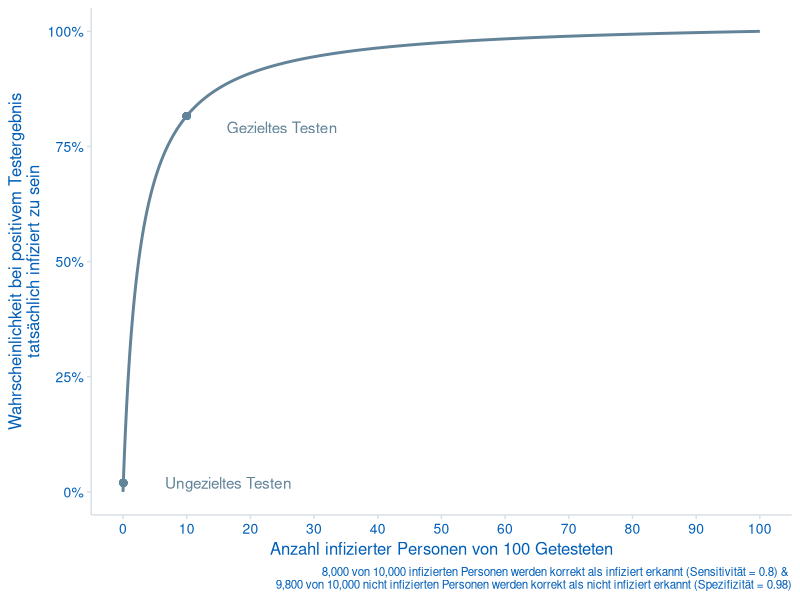
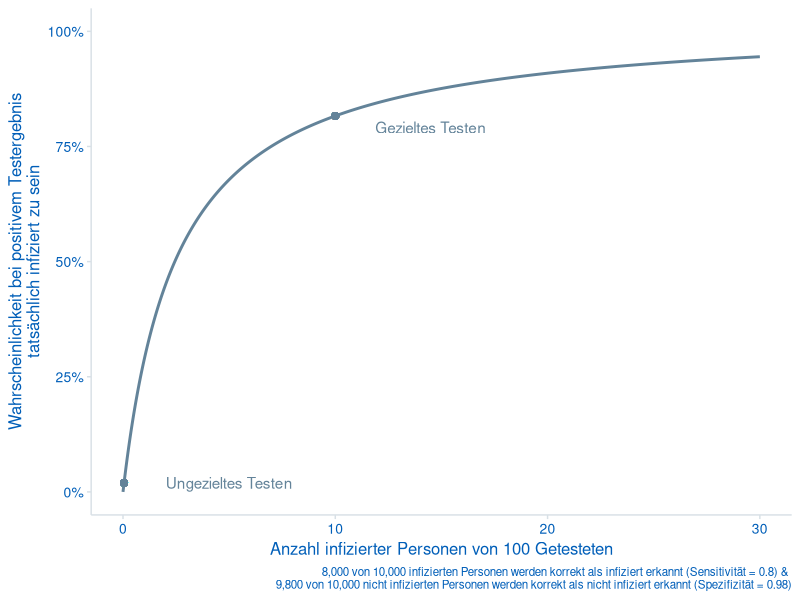
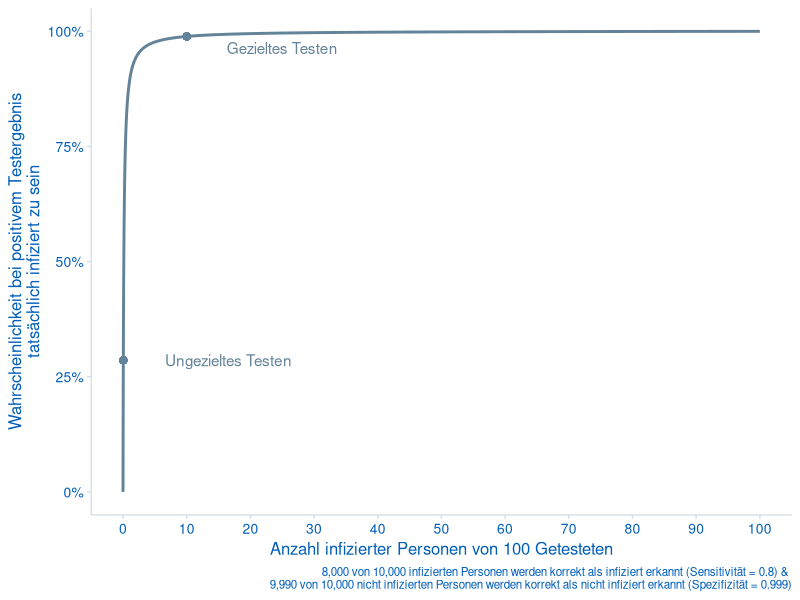
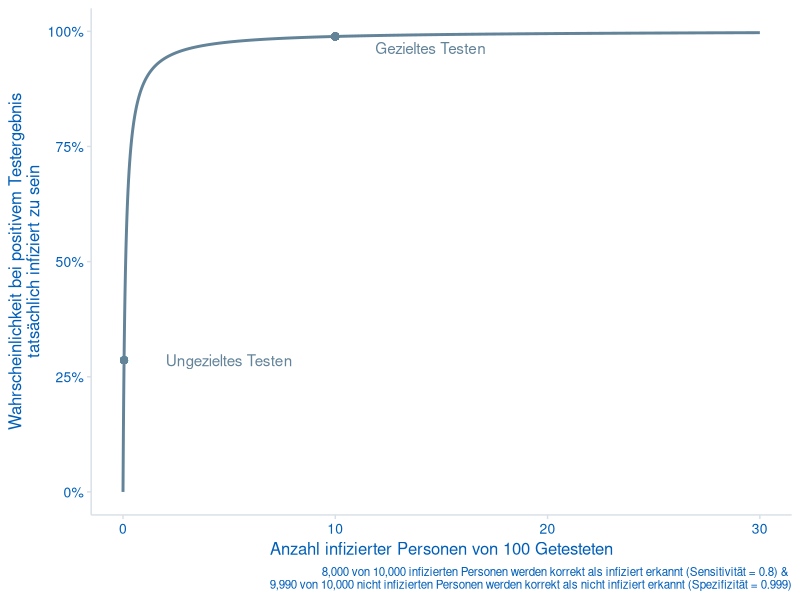
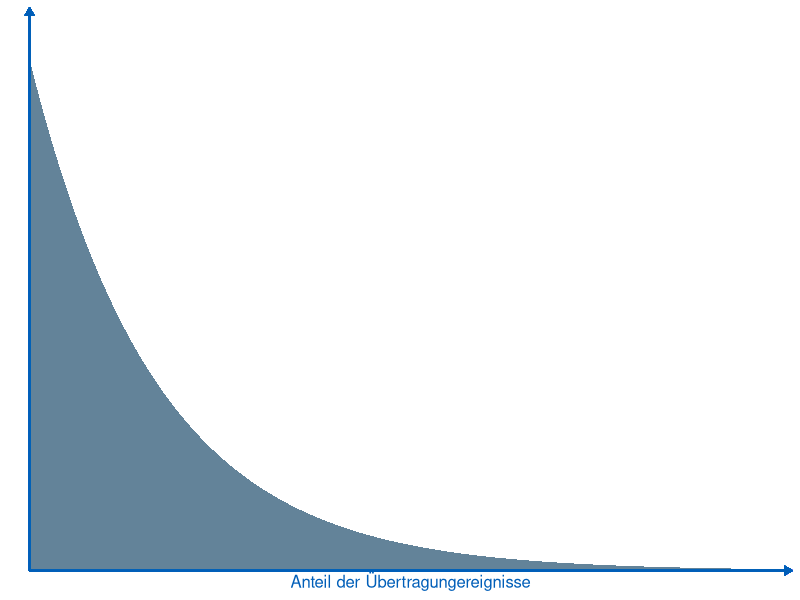
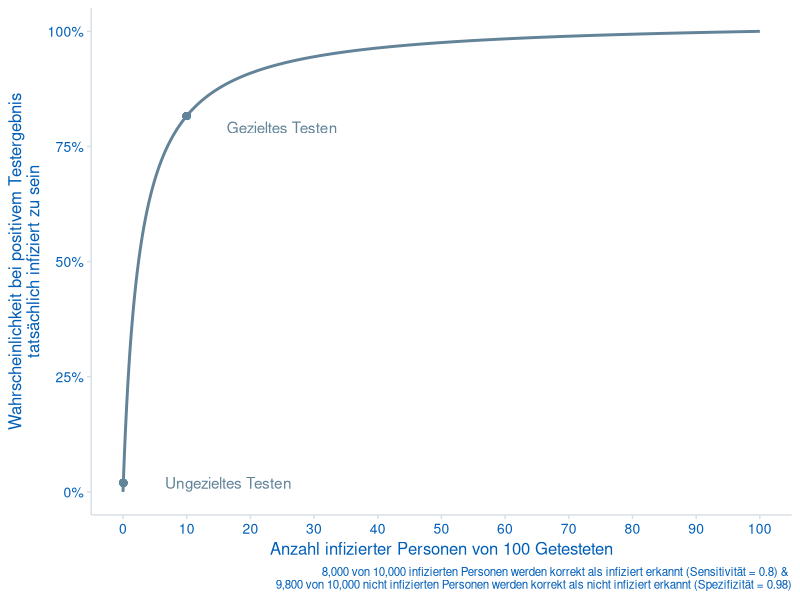
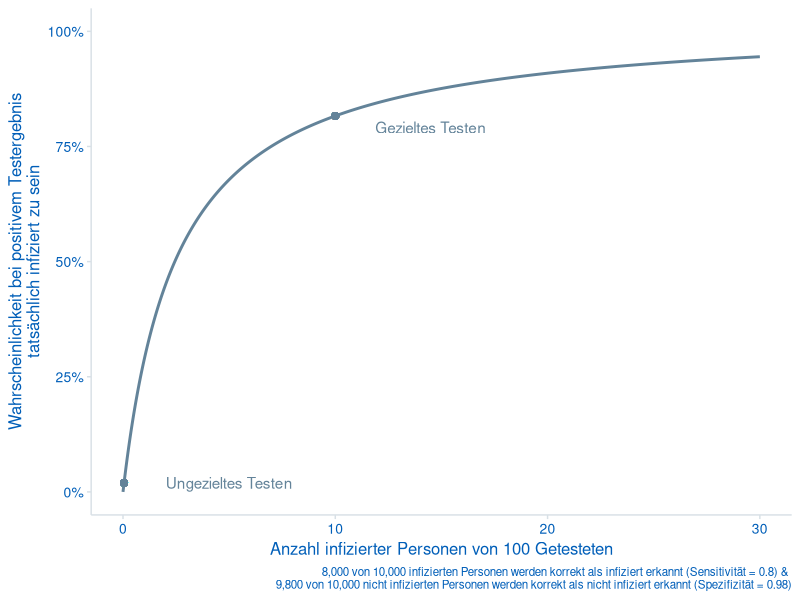
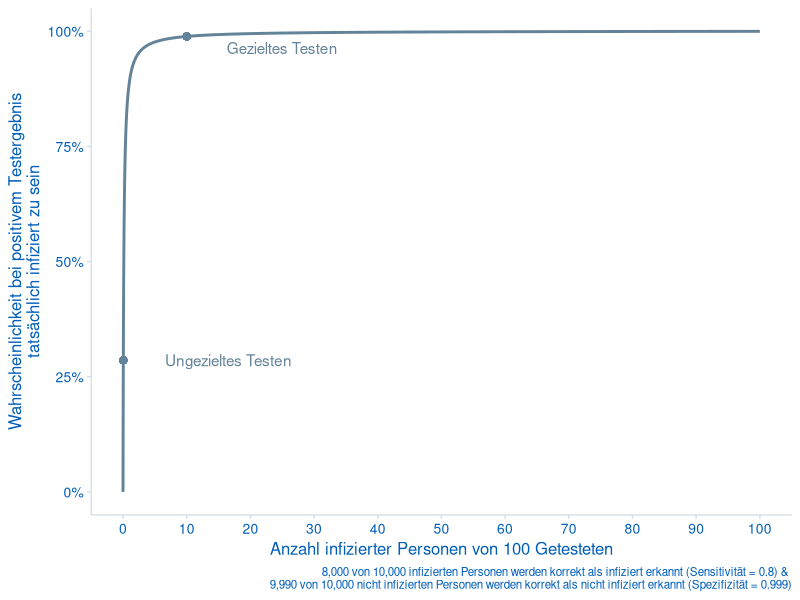

The R source for these figures, in order:
library(tidyverse)
library(cowplot)
library(scales)
library(here)

rkiGrey <- "#638399"
rkiLightGrey <- "#D8E0E6"
rkiBlue <- "#005EB8"

rkiThemeP1 <- function() {
  theme_half_open(font_size = 12,
                  line_size = .5,
                  rel_tiny = .7) %+replace%
    theme(
      title = element_text(color = rkiBlue),
      axis.line = element_line(color = rkiLightGrey),
      axis.text =  element_text(color = rkiBlue,size = 10),
      axis.ticks = element_line(color = rkiLightGrey)
    )
  
}
rkiThemeP1Inv <- function() {
  theme_half_open(font_size = 12,
                  line_size = .5,
                  rel_tiny = .7) %+replace%
    theme(
      title = element_text(color = rkiBlue),
      axis.line = element_line(color = rkiBlue),
      axis.text =  element_text(color = rkiBlue,size = 10),
      axis.ticks = element_line(color = rkiBlue)
    )
  
}


plot_quality <- function(sens,spec,limitX = 1){
  prevalence <- seq (0, 1, .0001)
  sensitivity <- sens
  specificity <- spec
  
  PPV = (sensitivity * prevalence) / ((sensitivity * prevalence) + ((1 - specificity) * (1 - prevalence)))
  df <- tibble(prevalence, PPV)
  
  captionString <- paste0(format(sensitivity*10000,big.mark = ","), " von 10,000 infizierten Personen werden korrekt als infiziert erkannt (Sensitivität = ",sensitivity,") & \n ",
                          format(specificity*10000,big.mark = ",")," von 10,000 nicht infizierten Personen werden korrekt als nicht infiziert erkannt (Spezifizität = ",specificity,")")
  # rapid test full
  ggplot(df) + geom_line(aes(prevalence, PPV), size = 1, color = rkiGrey) +
    scale_x_continuous(labels= seq(0,limitX*100,10),breaks = round(seq(0, limitX, .1), 1),limits = c(0, limitX)) +
    scale_y_continuous(labels = percent, limits = c(0, 1)) +
    annotate("text", prevalence[6] + .165*limitX,PPV[6], label = "Ungezieltes Testen", color = rkiGrey) +
    annotate("text", prevalence[1001] + .15*limitX, PPV[1001] - .025, label = "Gezieltes Testen", color = rkiGrey) +
    geom_point(aes(x = prevalence[6], y = PPV[6]), size = 2, color = rkiGrey) +
    geom_point(aes(x = prevalence[1001], y = PPV[1001]), size = 2, color = rkiGrey) +
    labs(x = "Anzahl infizierter Personen von 100 Getesteten",
         y = "Wahrscheinlichkeit bei positivem Testergebnis\ntatsächlich infiziert zu sein",
         caption = captionString) +
    rkiThemeP1()

}

plot_quality(.8,.98,1)
ggsave(filename = paste("test","sens",.8,"spec",.98,"limit",1,".pdf",sep="_"), width = 140, height = 106, units = "mm")
plot_quality(.8,.98,.3)
ggsave(filename = paste("test","sens",.8,"spec",.98,"limit",.3,".pdf",sep="_"), width = 140, height = 106, units = "mm")
plot_quality(.8,.999,1)
ggsave(filename = paste("test","sens",.8,"spec",.999,"limit",1,".pdf",sep="_"), width = 140, height = 106, units = "mm")
plot_quality(.8,.999,.3)
ggsave(filename = paste("test","sens",.8,"spec",.999,"limit",.3,".pdf",sep="_"), width = 140, height = 106, units = "mm")


# transmission events
xaxis <- seq(0, 30, .01)
yaxis <- (exp(1) ^ (-xaxis / 5))
df <- tibble(xaxis, yaxis)
ggplot(df, aes(xaxis, yaxis)) +
  geom_area(fill = rkiGrey) +
  scale_x_continuous(breaks = NULL, expand = c(0, 0)) +
  scale_y_continuous(breaks = NULL, expand = c(0, 0)) +
  geom_segment(aes(x = 0, xend = 30, y = 0, yend = 0), lineend = "round", linejoin = "round", arrow = arrow(type = "closed",  length = unit(2, "mm")),color=rkiBlue) +
  geom_segment(aes(x = 0, xend = 0, y = 0, yend = 1.1), lineend = "round", linejoin = "round", arrow = arrow(type = "closed",  length = unit(2, "mm")),color=rkiBlue) +
  coord_cartesian(clip = 'off')+   labs(x = "Anteil der Übertragungereignisse", y = "") +
  rkiThemeP1Inv()

ggsave(filename = "transmission_events.pdf", width = 214, height = 74, units = "mm" )
